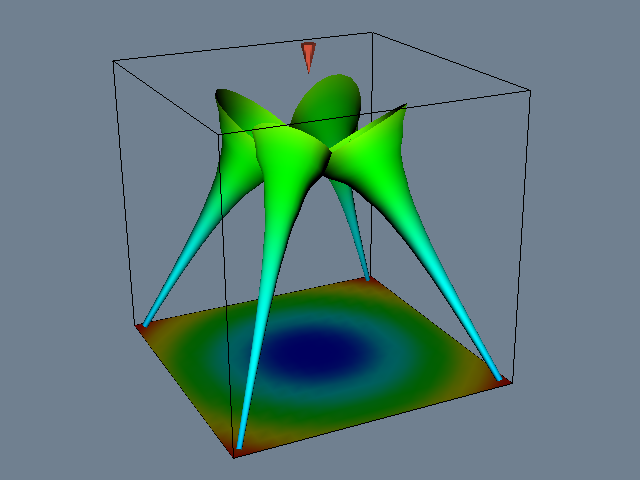

Reproduce this figure in Python.
#!/usr/bin/env python

# Visualize tensor fields using hyperstreamlines seeded at four corner points.

# Factory overrides: importing these modules registers the OpenGL rendering
# and interaction style implementations for vtkRenderingCore factory classes.
import vtkmodules.vtkInteractionStyle  # noqa: F401
import vtkmodules.vtkRenderingOpenGL2  # noqa: F401

# VTK pipeline classes used in this example
from vtkmodules.vtkFiltersGeneral import vtkHyperStreamline
from vtkmodules.vtkFiltersGeometry import vtkImageDataGeometryFilter
from vtkmodules.vtkFiltersModeling import vtkOutlineFilter
from vtkmodules.vtkFiltersSources import vtkConeSource
from vtkmodules.vtkImagingHybrid import vtkPointLoad
from vtkmodules.vtkRenderingCore import (
    vtkActor,
    vtkCamera,
    vtkLogLookupTable,
    vtkPolyDataMapper,
    vtkRenderWindow,
    vtkRenderWindowInteractor,
    vtkRenderer,
)

# Colors (normalized RGB)
slate_gray = (0.439, 0.502, 0.565)
black = (0.0, 0.0, 0.0)
tomato = (1.000, 0.388, 0.278)

# Source: generate a tensor field from a simulated point load
pt_load = vtkPointLoad()
pt_load.SetLoadValue(100.0)
pt_load.SetSampleDimensions(20, 20, 20)
pt_load.ComputeEffectiveStressOn()
pt_load.SetModelBounds(-10, 10, -10, 10, -10, 10)
pt_load.Update()

scalar_range = pt_load.GetOutput().GetScalarRange()

# Lookup table: logarithmic color mapping
lut = vtkLogLookupTable()
lut.SetHueRange(0.6667, 0.0)

# Filter/Mapper/Actor: hyperstreamline seeded at (9, 9, -9)
hs_0 = vtkHyperStreamline()
hs_0.SetInputData(pt_load.GetOutput())
hs_0.SetStartPosition(9, 9, -9)
hs_0.IntegrateMinorEigenvector()
hs_0.SetMaximumPropagationDistance(18.0)
hs_0.SetIntegrationStepLength(0.1)
hs_0.SetStepLength(0.01)
hs_0.SetRadius(0.25)
hs_0.SetNumberOfSides(18)
hs_0.SetIntegrationDirectionToIntegrateBothDirections()
hs_0.Update()

hs_mapper_0 = vtkPolyDataMapper()
hs_mapper_0.SetInputConnection(hs_0.GetOutputPort())
hs_mapper_0.SetLookupTable(lut)
hs_mapper_0.SetScalarRange(scalar_range)

hs_actor_0 = vtkActor()
hs_actor_0.SetMapper(hs_mapper_0)

# Filter/Mapper/Actor: hyperstreamline seeded at (-9, -9, -9)
hs_1 = vtkHyperStreamline()
hs_1.SetInputData(pt_load.GetOutput())
hs_1.SetStartPosition(-9, -9, -9)
hs_1.IntegrateMinorEigenvector()
hs_1.SetMaximumPropagationDistance(18.0)
hs_1.SetIntegrationStepLength(0.1)
hs_1.SetStepLength(0.01)
hs_1.SetRadius(0.25)
hs_1.SetNumberOfSides(18)
hs_1.SetIntegrationDirectionToIntegrateBothDirections()
hs_1.Update()

hs_mapper_1 = vtkPolyDataMapper()
hs_mapper_1.SetInputConnection(hs_1.GetOutputPort())
hs_mapper_1.SetLookupTable(lut)
hs_mapper_1.SetScalarRange(scalar_range)

hs_actor_1 = vtkActor()
hs_actor_1.SetMapper(hs_mapper_1)

# Filter/Mapper/Actor: hyperstreamline seeded at (9, -9, -9)
hs_2 = vtkHyperStreamline()
hs_2.SetInputData(pt_load.GetOutput())
hs_2.SetStartPosition(9, -9, -9)
hs_2.IntegrateMinorEigenvector()
hs_2.SetMaximumPropagationDistance(18.0)
hs_2.SetIntegrationStepLength(0.1)
hs_2.SetStepLength(0.01)
hs_2.SetRadius(0.25)
hs_2.SetNumberOfSides(18)
hs_2.SetIntegrationDirectionToIntegrateBothDirections()
hs_2.Update()

hs_mapper_2 = vtkPolyDataMapper()
hs_mapper_2.SetInputConnection(hs_2.GetOutputPort())
hs_mapper_2.SetLookupTable(lut)
hs_mapper_2.SetScalarRange(scalar_range)

hs_actor_2 = vtkActor()
hs_actor_2.SetMapper(hs_mapper_2)

# Filter/Mapper/Actor: hyperstreamline seeded at (-9, 9, -9)
hs_3 = vtkHyperStreamline()
hs_3.SetInputData(pt_load.GetOutput())
hs_3.SetStartPosition(-9, 9, -9)
hs_3.IntegrateMinorEigenvector()
hs_3.SetMaximumPropagationDistance(18.0)
hs_3.SetIntegrationStepLength(0.1)
hs_3.SetStepLength(0.01)
hs_3.SetRadius(0.25)
hs_3.SetNumberOfSides(18)
hs_3.SetIntegrationDirectionToIntegrateBothDirections()
hs_3.Update()

hs_mapper_3 = vtkPolyDataMapper()
hs_mapper_3.SetInputConnection(hs_3.GetOutputPort())
hs_mapper_3.SetLookupTable(lut)
hs_mapper_3.SetScalarRange(scalar_range)

hs_actor_3 = vtkActor()
hs_actor_3.SetMapper(hs_mapper_3)

# Filter: extract a mid-plane slice for context
plane_filter = vtkImageDataGeometryFilter()
plane_filter.SetInputData(pt_load.GetOutput())
plane_filter.SetExtent(0, 100, 0, 100, 0, 0)
plane_filter.Update()

plane_mapper = vtkPolyDataMapper()
plane_mapper.SetInputConnection(plane_filter.GetOutputPort())
plane_mapper.SetScalarRange(plane_filter.GetOutput().GetScalarRange())

plane_actor = vtkActor()
plane_actor.SetMapper(plane_mapper)

# Filter: outline around the data volume
outline = vtkOutlineFilter()
outline.SetInputData(pt_load.GetOutput())

outline_mapper = vtkPolyDataMapper()
outline_mapper.SetInputConnection(outline.GetOutputPort())

outline_actor = vtkActor()
outline_actor.SetMapper(outline_mapper)
outline_actor.GetProperty().SetColor(black)

# Source: cone indicating the application of the load
cone_source = vtkConeSource()
cone_source.SetRadius(0.5)
cone_source.SetHeight(2)

cone_mapper = vtkPolyDataMapper()
cone_mapper.SetInputConnection(cone_source.GetOutputPort())

cone_actor = vtkActor()
cone_actor.SetMapper(cone_mapper)
cone_actor.SetPosition(0, 0, 11)
cone_actor.RotateY(90)
cone_actor.GetProperty().SetColor(tomato)

# Renderer: assemble the scene
renderer = vtkRenderer()
renderer.AddActor(hs_actor_0)
renderer.AddActor(hs_actor_1)
renderer.AddActor(hs_actor_2)
renderer.AddActor(hs_actor_3)
renderer.AddActor(plane_actor)
renderer.AddActor(outline_actor)
renderer.AddActor(cone_actor)
renderer.SetBackground(slate_gray)

# Window: display the rendered scene
render_window = vtkRenderWindow()
render_window.AddRenderer(renderer)
render_window.SetWindowName("hyper streamline")
render_window.SetMultiSamples(0)
render_window.SetSize(640, 480)

# Scene: configure camera
camera = vtkCamera()
camera.SetFocalPoint(0.113766, -1.13665, -1.01919)
camera.SetPosition(-29.4886, -63.1488, 26.5807)
camera.SetViewAngle(24.4617)
camera.SetViewUp(0.17138, 0.331163, 0.927879)
camera.SetClippingRange(1, 100)
renderer.SetActiveCamera(camera)

# Interactor: handle mouse and keyboard events
render_window_interactor = vtkRenderWindowInteractor()
render_window_interactor.SetRenderWindow(render_window)

# Launch the interactive visualization
render_window_interactor.Initialize()
render_window_interactor.Start()
